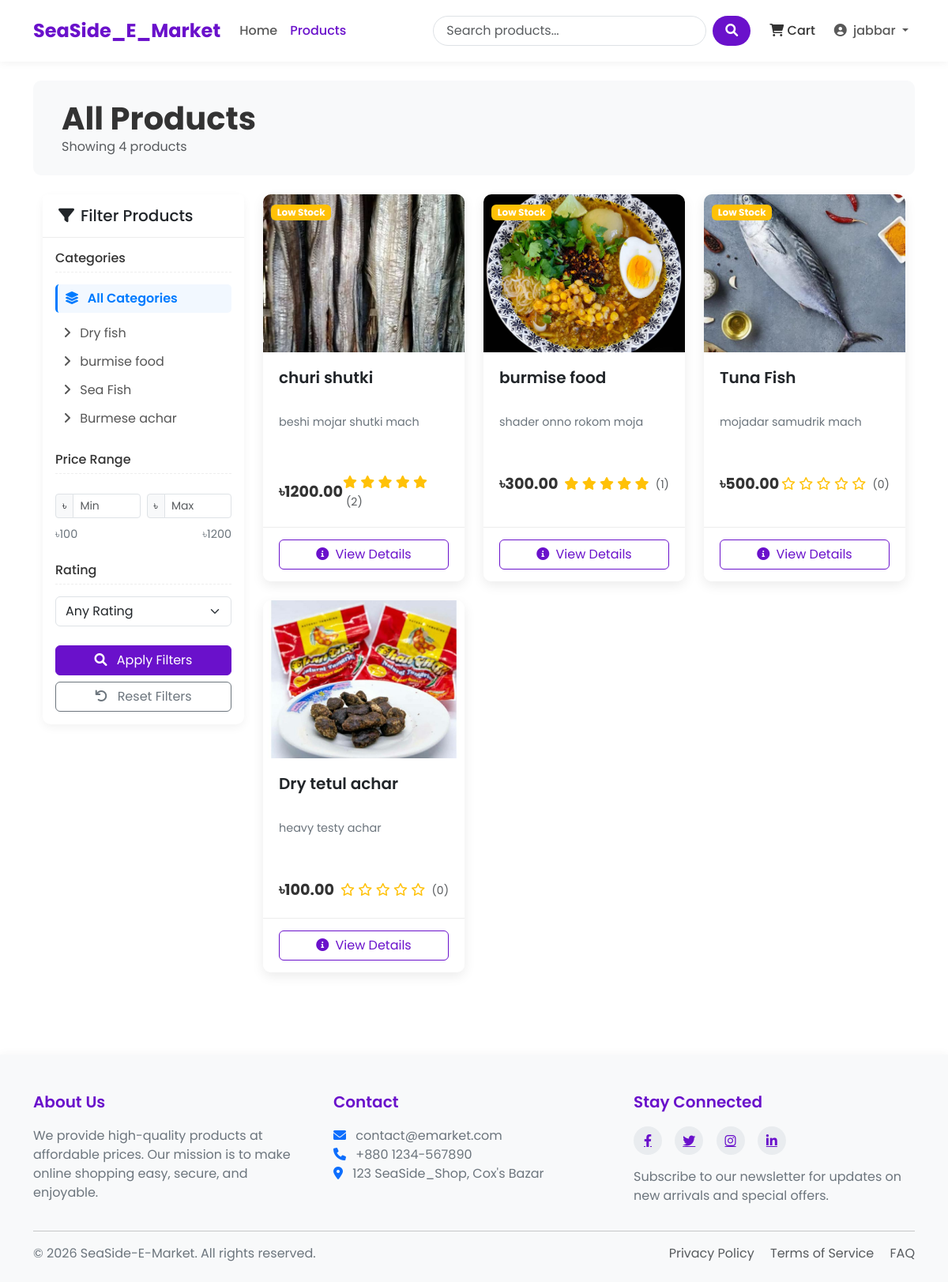
The page /products/ (signed in) on the database its author committed.
### SeaSide_Shop/models.py (models this page shows, shortened)
class Category(models.Model):
    name = models.CharField(max_length=100)
    slug = models.SlugField(max_length=100, unique=True)
    description = models.TextField()
    class Meta:
        verbose_name_plural = 'Categories'

class Product(models.Model):
    name = models.CharField(max_length=100)
    slug = models.SlugField(max_length=200, unique=True)
    category = models.ForeignKey(Category, on_delete=models.CASCADE, related_name='products')
    description = models.TextField()
    price = models.DecimalField(max_digits=10, decimal_places=2) # 405.99
    stock = models.PositiveBigIntegerField(default=1)
    available = models.BooleanField(default=True)
    created_at = models.DateTimeField(auto_now_add=True)
    updated_at = models.DateTimeField(auto_now=True)
    image = models.ImageField(upload_to='products/%Y/%m/%d') # products/25/10/2025
    def average_rating(self):
        ratings = self.ratings.all()
        if ratings.count() > 0:
            return sum([i.rating for i in ratings])/ratings.count()
        return 0

### SeaSide_Shop/views.py (the view, shortened to what this page needs)
# urls.py: path('products/', views.product_list, name="product_list"),
def product_list(request, category_slug = None):
    category = None
    categories = Category.objects.all()
    products = Product.objects.filter(available=True)
    if category_slug:
        category = get_object_or_404(Category, slug=category_slug)
        print("category .......", category)
        products = products.filter(category = category)
    min_price = products.aggregate(Min('price'))['price__min']
    max_price = products.aggregate(Max('price'))['price__max']
    if request.GET.get('min_price'):
        products = products.filter(price__gte=request.GET.get('min_price'))
    if request.GET.get('max_price'):
        products = products.filter(price__lte=request.GET.get('max_price'))
    if request.GET.get('rating'):
        min_rating = request.GET.get('rating')
        products = products.annotate(avg_rating = Avg('ratings__rating')).filter(avg_rating__gte=min_rating)
    return render(request, 'SeaSide_Shop/product_list.html', {
        'category' : category,
        'categories' : categories,
        'products' : products,
        'min_price' : min_price,
        'max_price' : max_price
    })

### templates/SeaSide_Shop/product_list.html (shortened to what this page needs)
{% extends 'base.html' %}
{% block content %}
<div class="shop-header mb-4 p-4 bg-light">
    <div class="container-fluid">
        <div class="row align-items-center">
            <div class="col-md-6">
                <h1 class="shop-title">
                    {% if category %}{{ category.name }}{% else %}All Products{% endif %}
                </h1>
                <p class="text-muted mb-0">
                    Showing {{ products|length }} product{{ products|length|pluralize }}
                </p>
            </div>
        </div>
    </div>
</div>
<div class="container-fluid">
    <div class="row">
        <div class="col-lg-3 mb-4 filter-sidebar">
            <div class="filter-card card mb-4">
                <div class="card-header">
                    <h5 class="mb-0 d-flex align-items-center">
                        <i class="fas fa-filter me-2"></i> Filter Products
                    </h5>
                </div>
                <div class="card-body">
                    <form method="get">
                        <h6 class="filter-heading">Categories</h6>
                        <div class="mb-4">
                            <a href="{% url 'product_list' %}" class="filter-link {% if not category %}active{% endif %}">
                                <i class="fas fa-layer-group me-2"></i> All Categories
                            </a>
                            <div class="ms-2 mt-2">
                                {% for c in categories %}
                                <a href="{% url 'product_list_by_category' c.slug %}" class="filter-link {% if category.slug == c.slug %}active{% endif %}">
                                    <i class="fas fa-angle-right me-2"></i> {{ c.name }}
                                </a>
                                {% endfor %}
                            </div>
                        </div>
                        <h6 class="filter-heading">Price Range</h6>
                        <div class="mb-4">
                            <div class="price-slider-container">
                                <div class="row g-2 mb-2">
                                    <div class="col-6">
                                        <div class="input-group input-group-sm">
                                            <span class="input-group-text">৳</span>
                                            <input type="number" class="form-control" id="min_price" name="min_price"
                                                   value="{{ request.GET.min_price|default:'' }}" min="{{ min_price }}" max="{{ max_price }}" placeholder="Min">
                                        </div>
                                    </div>
                                    <div class="col-6">
                                        <div class="input-group input-group-sm">
                                            <span class="input-group-text">৳</span>
                                            <input type="number" class="form-control" id="max_price" name="max_price"
                                                   value="{{ request.GET.max_price|default:'' }}" min="{{ min_price }}" max="{{ max_price }}" placeholder="Max">
                                        </div>
                                    </div>
                                </div>
                                <div class="price-values">
                                    <span>৳{{ min_price }}</span>
                                    <span>৳{{ max_price }}</span>
                                </div>
                            </div>
                        </div>
                        <h6 class="filter-heading">Rating</h6>
                        <div class="mb-4">
                            <select class="form-select" name="rating">
                                <option value="">Any Rating</option>
                            </select>
                        </div>
                        <div class="d-grid gap-2">
                            <button type="submit" class="btn btn-primary">
                                <i class="fas fa-search me-2"></i> Apply Filters
                            </button>
                            <a href="{% url 'product_list' %}" class="btn btn-outline-secondary">
                                <i class="fas fa-undo me-2"></i> Reset Filters
                            </a>
                        </div>
                    </form>
                </div>
            </div>
        </div>
        <div class="col-lg-9">
            {% if products %}
            <div class="row row-cols-1 row-cols-md-2 row-cols-lg-3 g-4">
                {% for product in products %}
                <div class="col">
                    <div class="card h-100 product-card">
                        <div class="product-img-container">
                            {% if product.image %}
                            <img src="{{ product.image.url }}" class="product-img" alt="{{ product.name }}">
                            {% else %}
                            <div class="bg-light d-flex align-items-center justify-content-center h-100">
                                <i class="fas fa-image fa-3x text-muted"></i>
                            </div>
                            {% endif %}
                            {% if product.stock <= 5 and product.stock > 0 %}
                            <div class="product-badge">
                                <span class="badge bg-warning">Low Stock</span>
                            </div>
                            {% elif product.stock <= 0 %}
                            <div class="product-badge">
                                <span class="badge bg-danger">Out of Stock</span>
                            </div>
                            {% endif %}
                        </div>
                        <div class="card-body">
                            <h5 class="product-title">{{ product.name }}</h5>
                            <p class="product-desc">{{ product.description|truncatechars:100 }}</p>
                            <div class="d-flex justify-content-between align-items-center">
                                <span class="product-price">৳{{ product.price }}</span>
                                <div class="rating">
                                    {% for i in "12345" %}
                                    {% if forloop.counter <= product.average_rating %}
                                    <i class="fas fa-star"></i>
                                    {% else %}
                                    <i class="far fa-star"></i>
                                    {% endif %}
                                    {% endfor %}
                                    <span class="ms-1 text-muted small">({{ product.ratings.count }})</span>
                                </div>
                            </div>
                        </div>
                        <div class="card-footer">
                            <div class="d-grid">
                                <a href="{% url 'product_detail' product.slug %}" class="btn btn-outline-primary btn-add-cart">
                                    <i class="fas fa-info-circle me-1"></i> View Details
                                </a>
                            </div>
                        </div>
                    </div>
                </div>
                {% endfor %}
            </div>
            {% endif %}
        </div>
    </div>
</div>
{% endblock %}

### templates/base.html (shortened to what this page needs)
<!DOCTYPE html>
<html lang="en">
<head>
    <link href="https://cdn.jsdelivr.net/npm/bootstrap@5.3.0/dist/css/bootstrap.min.css" rel="stylesheet">
    <link rel="stylesheet" href="https://cdnjs.cloudflare.com/ajax/libs/font-awesome/6.0.0/css/all.min.css">
    {% load static %}
</head>
<body>
    <header>
        <nav class="navbar navbar-expand-lg navbar-light bg-white">
            <div class="container">
                <a class="navbar-brand" href="{% url 'home' %}">SeaSide_E_Market</a>
                <div class="collapse navbar-collapse" id="navbarNav">
                    <ul class="navbar-nav me-auto mb-2 mb-lg-0">
                        <li class="nav-item {% if request.path == '/' %}active{% endif %}">
                            <a class="nav-link" href="{% url 'home' %}">Home</a>
                        </li>
                        <li class="nav-item {% if '/products/' in request.path %}active{% endif %}">
                            <a class="nav-link" href="{% url 'product_list' %}">Products</a>
                        </li>
                    </ul>
                    <form class="d-flex search-box me-3" action="{% url 'product_list' %}" method="get">
                        <input class="form-control search-input me-2" type="search" name="search" placeholder="Search products..." aria-label="Search">
                        <button class="btn search-btn" type="submit">
                            <i class="fas fa-search"></i>
                        </button>
                    </form>
                    <ul class="navbar-nav">
                        <li class="nav-item me-2">
                            <a class="nav-link cart-btn" href="{% url 'cart_detail' %}">
                                <i class="fas fa-shopping-cart"></i> Cart
                            </a>
                        </li>
                        {% if user.is_authenticated %}
                            <li class="nav-item dropdown">
                                <a class="nav-link dropdown-toggle" href="#" id="navbarDropdown" role="button"
                                   data-bs-toggle="dropdown" aria-expanded="false">
                                    <i class="fas fa-user-circle me-1"></i> {{ user.username }}
                                </a>
                            </li>
                        {% endif %}
                    </ul>
                </div>
            </div>
        </nav>
    </header>
    <main class="container my-4">
        {% block content %}{% endblock %}
    </main>
    <footer>
        <div class="container">
            <div class="row">
                <div class="col-md-4 mb-4 mb-md-0">
                    <h5>About Us</h5>
                    <p>We provide high-quality products at affordable prices. Our mission is to make online shopping easy, secure, and enjoyable.</p>
                </div>
                <div class="col-md-4 mb-4 mb-md-0">
                    <h5>Contact</h5>
                    <p>
                        <i class="fas fa-envelope me-2 text-primary"></i> contact@emarket.com<br>
                        <i class="fas fa-phone me-2 text-primary"></i> +880 1234-567890<br>
                        <i class="fas fa-map-marker-alt me-2 text-primary"></i> 123 SeaSide_Shop, Cox's Bazar
                    </p>
                </div>
                <div class="col-md-4">
                    <h5>Stay Connected</h5>
                    <div class="social-icons mb-3">
                        <a href="#"><i class="fab fa-facebook-f"></i></a>
                        <a href="#"><i class="fab fa-twitter"></i></a>
                        <a href="#"><i class="fab fa-instagram"></i></a>
                        <a href="#"><i class="fab fa-linkedin-in"></i></a>
                    </div>
                    <p>Subscribe to our newsletter for updates on new arrivals and special offers.</p>
                </div>
            </div>
            <hr>
            <div class="row mt-3">
                <div class="col-md-6 mb-2 mb-md-0">
                    <p class="mb-0">&copy; {% now "Y" %} SeaSide-E-Market. All rights reserved.</p>
                </div>
                <div class="col-md-6 text-md-end">
                    <p class="mb-0">
                        <a href="#" class="text-decoration-none me-3 text-muted">Privacy Policy</a>
                        <a href="#" class="text-decoration-none me-3 text-muted">Terms of Service</a>
                        <a href="#" class="text-decoration-none text-muted">FAQ</a>
                    </p>
                </div>
            </div>
        </div>
    </footer>
</body>
</html>

### rows shown on the page
Category: name "Dry fish"
Category: name "burmise food"
Category: name "Sea Fish"
Category: name "Burmese achar"
Product: image (picture), stock "Low Stock", name "churi shutki", description "beshi mojar shutki mach", price "1200.00", ratings.count "2"
Product: image (picture), stock "Low Stock", name "burmise food", description "shader onno rokom moja", price "300.00", ratings.count "1"
Product: image (picture), stock "Low Stock", name "Tuna Fish", description "mojadar samudrik mach", price "500.00", ratings.count "0"
Product: image (picture), name "Dry tetul achar", description "heavy testy achar", price "100.00", ratings.count "0"

### other values the page prints
{{ user.username }} "jabbar"
{{ products|length }} "4"
{{ min_price }} "100"
{{ max_price }} "1200"
